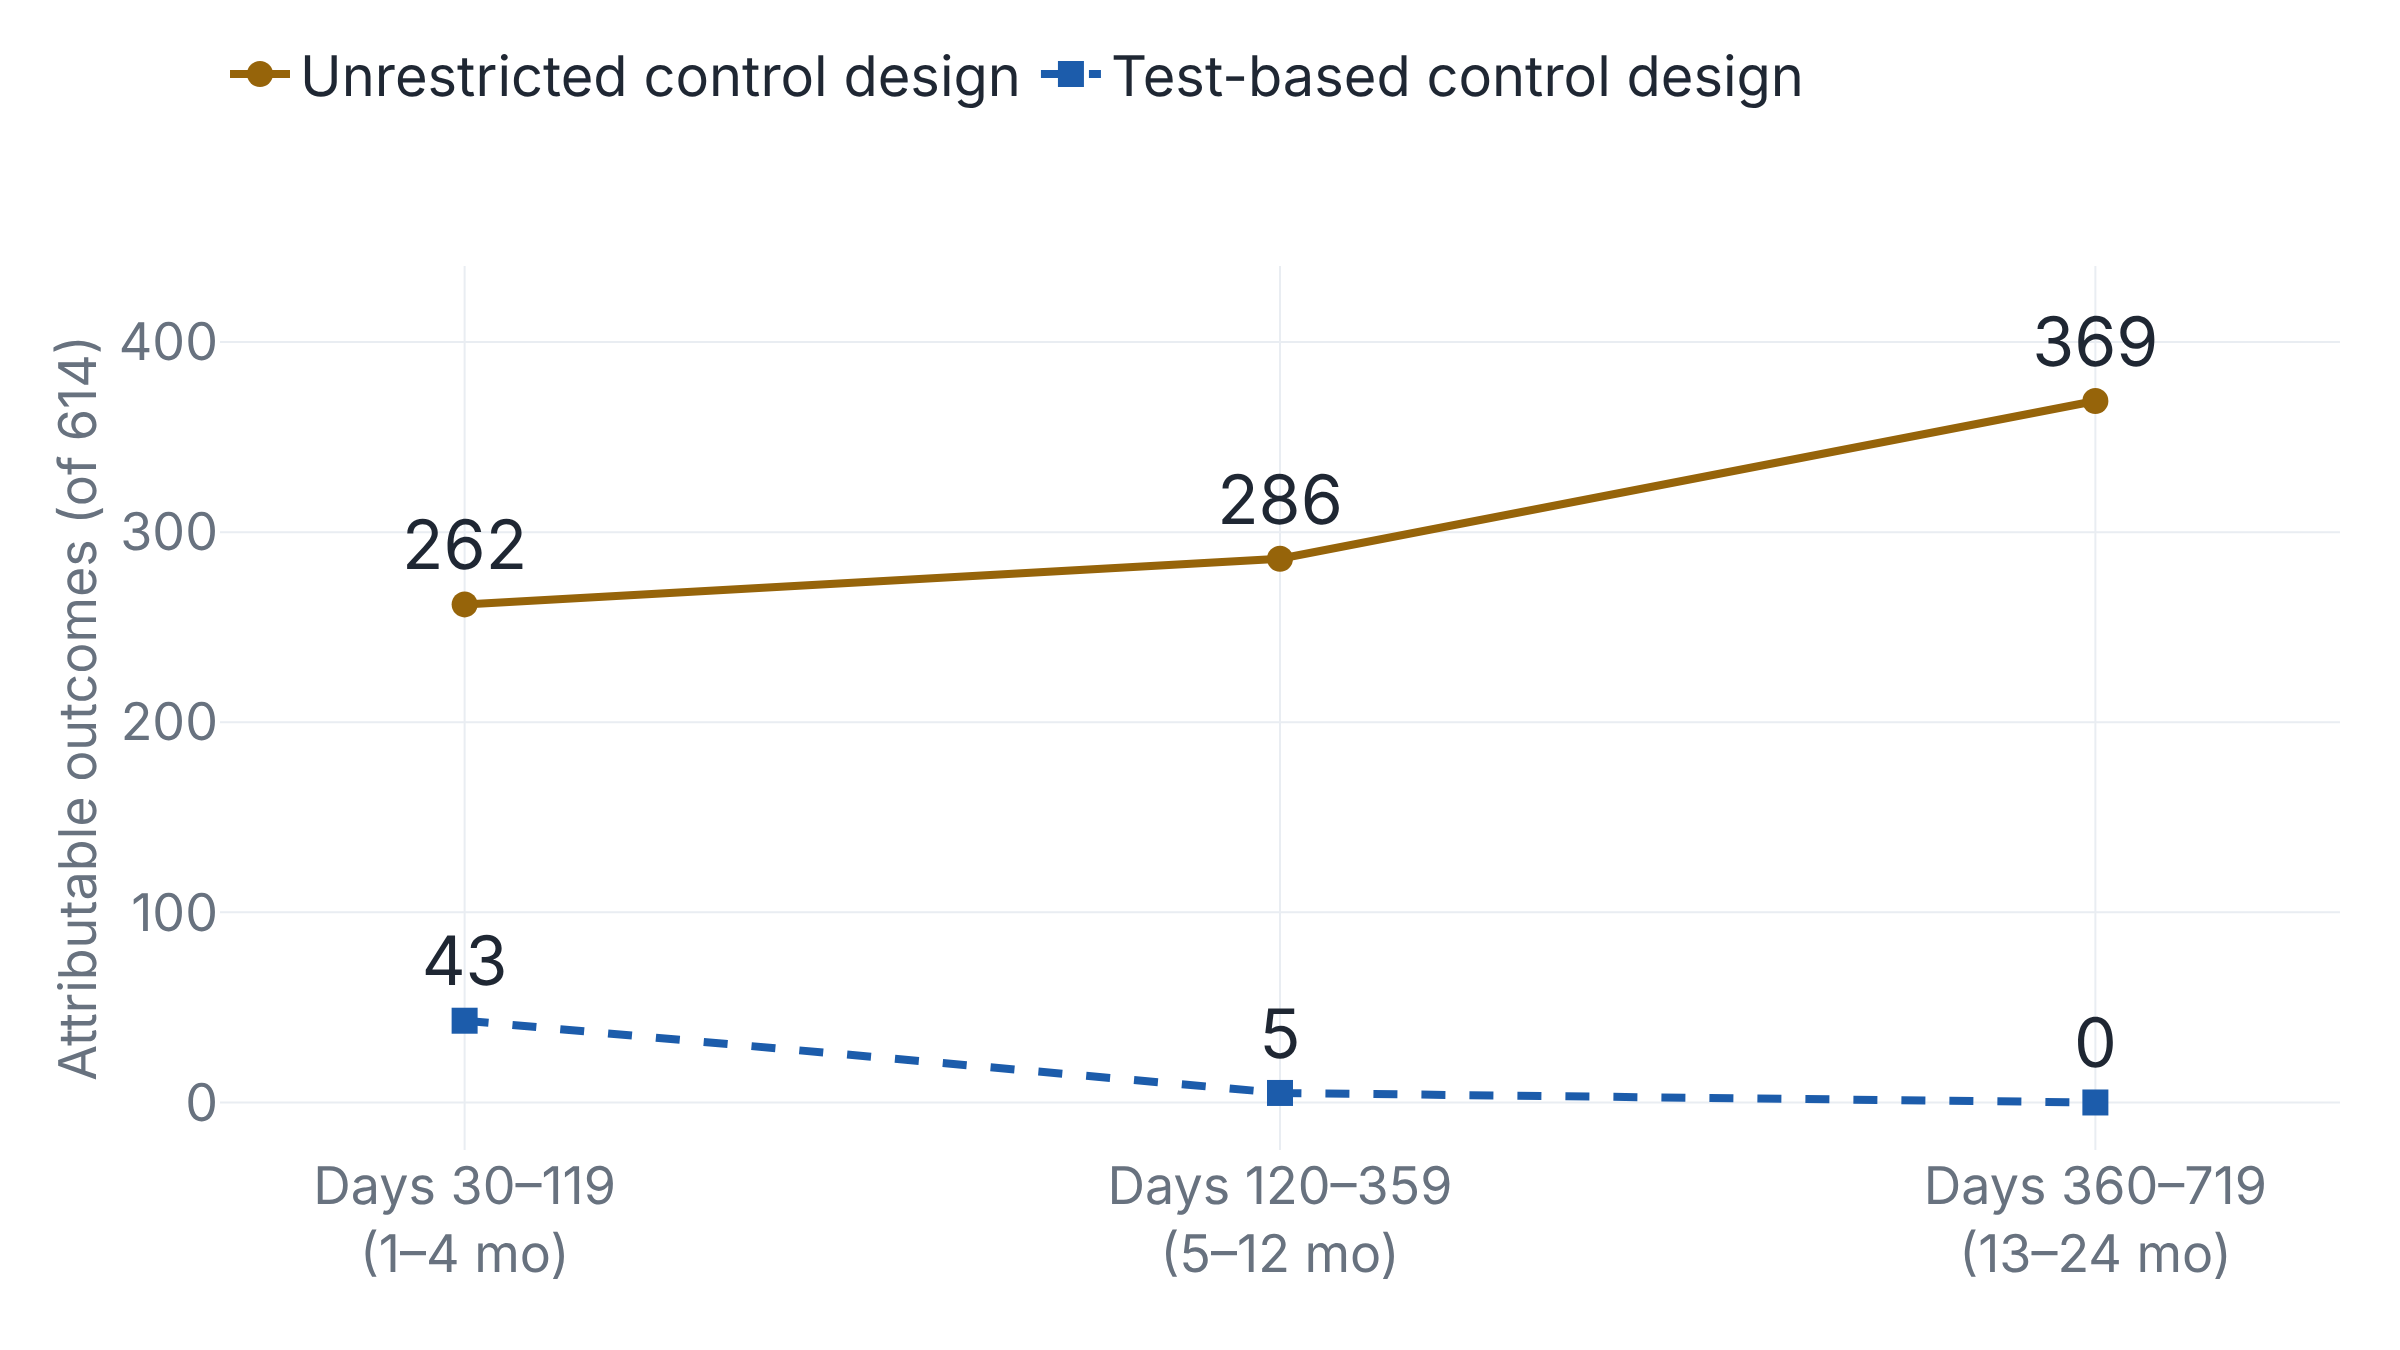

Recreate this plot in Python.
# Outcomes attributable to COVID-19 (of 614) by follow-up window, under the
# two designs run on the same Komodo Health claims. Threshold: RR >= 1.1 and
# Bonferroni-corrected P < 0.05 within each window.
# Source: Nilforoshan et al., PNAS 123(44): e2604414123 (2026), Abstract and Fig. 1B.
import plotly.graph_objects as go

windows = ["Days 30–119<br>(1–4 mo)", "Days 120–359<br>(5–12 mo)", "Days 360–719<br>(13–24 mo)"]
unrestricted = [262, 286, 369]
test_based = [43, 5, 0]

fig = go.Figure()
fig.add_trace(
    go.Scatter(
        name="Unrestricted control design",
        x=windows,
        y=unrestricted,
        mode="lines+markers+text",
        text=[str(v) for v in unrestricted],
        textposition="top center",
        textfont=dict(size=34),
    )
)
fig.add_trace(
    go.Scatter(
        name="Test-based control design",
        x=windows,
        y=test_based,
        mode="lines+markers+text",
        text=[str(v) for v in test_based],
        textposition="top center",
        textfont=dict(size=34),
    )
)
# The renderer exports at a fixed 1200 x 675 canvas, so type is set large
# enough to stay legible when the PNG is scaled down to a phone column.
fig.update_layout(
    font=dict(size=26),
    yaxis=dict(
        title=dict(text="Attributable outcomes (of 614)", font=dict(size=26)),
        tickfont=dict(size=26),
        range=[-25, 440],
        dtick=100,
    ),
    xaxis=dict(tickfont=dict(size=26), range=[-0.3, 2.3]),
    legend=dict(orientation="h", x=0, y=1.16, xanchor="left", font=dict(size=28)),
    margin=dict(l=110, r=30, t=80, b=100),
)
fig.update_traces(line_width=4, marker_size=13)
